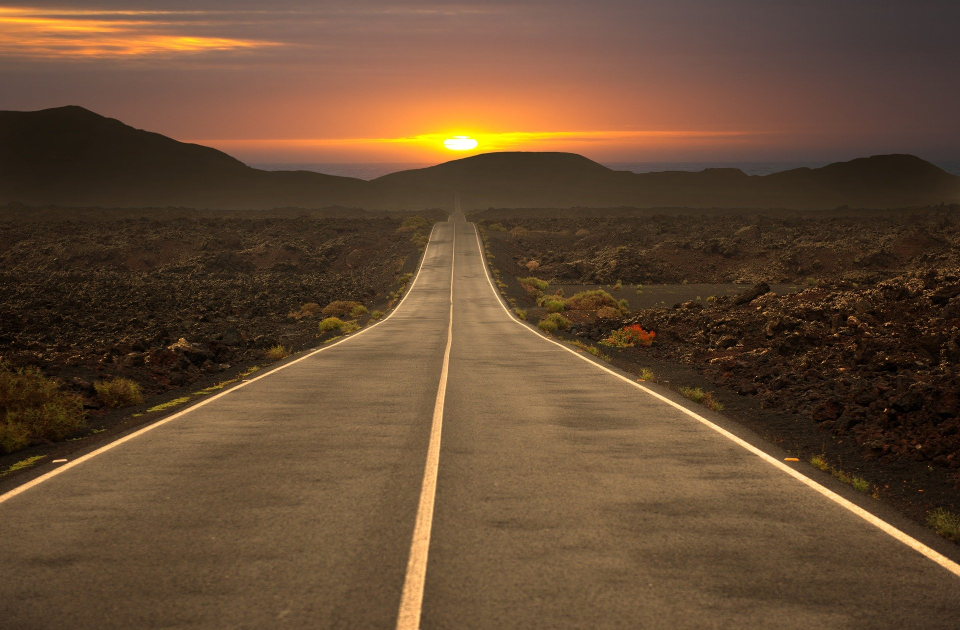
#> input picture v24_11_26/강사님 코드/road.jpg, 1920 x 1260 px (shown at 1/2 size)
$ jupyter execute line.ipynb
#> lines starting #> are read from the running program, lines starting #| are printed output that depends on the picture; after the words box and inside, x2 and y2 are one past the last pixel; in counts of white or black regions, pixels touching at a corner belong together
[cell 1]
import matplotlib.pyplot as plt
import matplotlib.image as mpimg
import cv2
# reading in an image
image = mpimg.imread('road.jpg')
#> image is the input picture: shape (1260, 1920, 3); mean R, G, B 101, 74.3, 51.2
# printing out some stats and plotting the image
print('This image is:', type(image), 'with dimensions:', image.shape)
#| This image is: <class 'numpy.ndarray'> with dimensions: (1260, 1920, 3)
plt.imshow(image)
plt.show()

[cell 2]
def grayscale(image):
    return cv2.cvtColor(image, cv2.COLOR_BGR2GRAY)

gray = grayscale(image)
#> in grayscale, `return cv2.cvtColor(image, cv2.COLOR_BGR2GRAY)`:
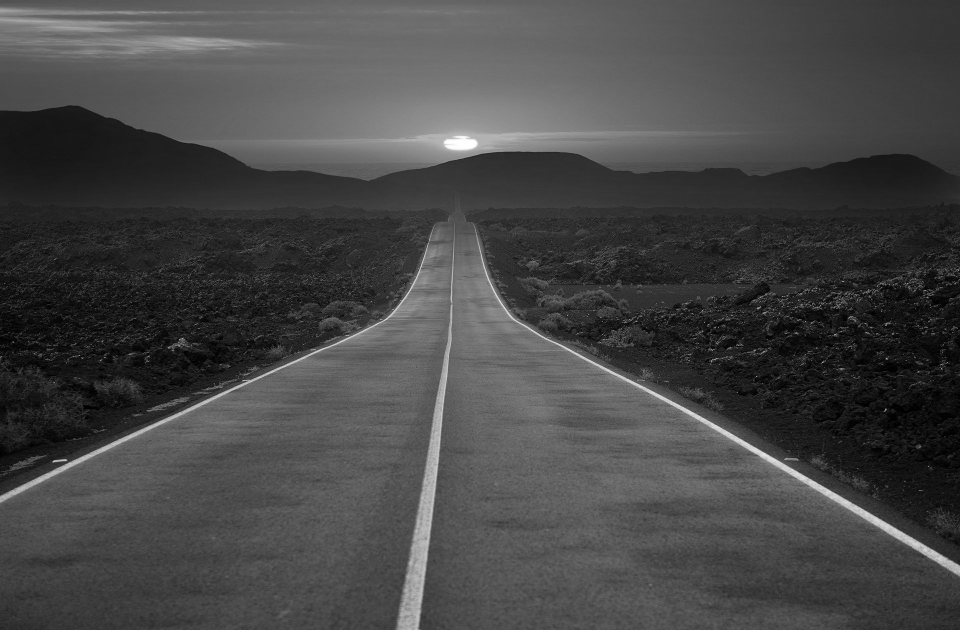
#> returned value: shape (1260, 1920) (shown at 1/2 size); min 0, max 255, mean 70.4
plt.figure(figsize=(10,8))
plt.imshow(gray, cmap = 'gray')
plt.show()

[cell 3]
def guassian_blur(image, kernel_size):
    return cv2.GaussianBlur(image, (kernel_size, kernel_size),0)

kernel_size = 5
blur_gray = guassian_blur(gray, kernel_size)

plt.figure(figsize = (10,8))
plt.imshow(blur_gray, cmap = 'gray')
plt.show()

[cell 4]
def canny(img, low_threshold, high_threshold):
    return cv2.Canny(img, low_threshold, high_threshold)

low_threshold = 50
high_threshold = 200
edges = canny(blur_gray, low_threshold, high_threshold)
#> in canny, `return cv2.Canny(img, low_threshold, high_threshold)`:
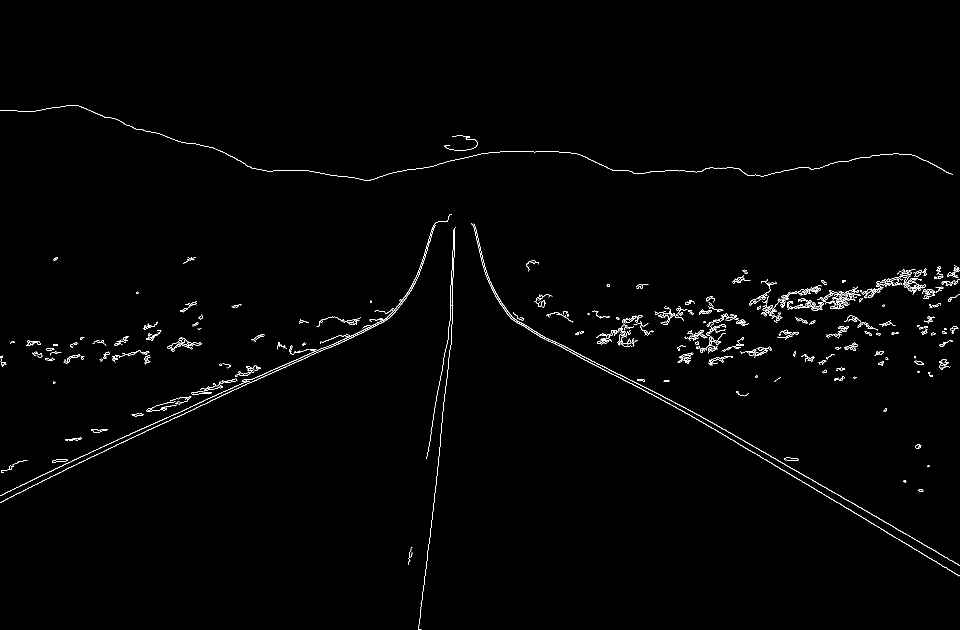
#> returned value: shape (1260, 1920) (shown at 1/2 size); 0.95% white in thin lines or dots, all inside (x1, y1, x2, y2) = (0, 210, 1920, 1260)

plt.figure(figsize=(10,8))
plt.imshow(edges, cmap = 'gray')
plt.show()

[cell 5]
import numpy as np

mask = np.zeros_like(image)

plt.figure(figsize=(10,6))
plt.imshow(mask, cmap = 'gray')
plt.show()

[cell 6]
if len(image.shape) > 2:
    channel_count = image.shape[2]
#> channel_count = 3
    ignore_mask_color = (255,)
else:
    ignore_mask_color = 255

imshape =image.shape
#> imshape = (1260, 1920, 3)
print(imshape)
#| (1260, 1920, 3)

v2 = np.array([[(0,imshape[0]),
                        (750, 320),
                        (850, 320),
                        (imshape[1]-20,imshape[0])]], dtype = np.int32)
print(imshape[0])
#| 1260

cv2.fillPoly(mask, v2, ignore_mask_color)
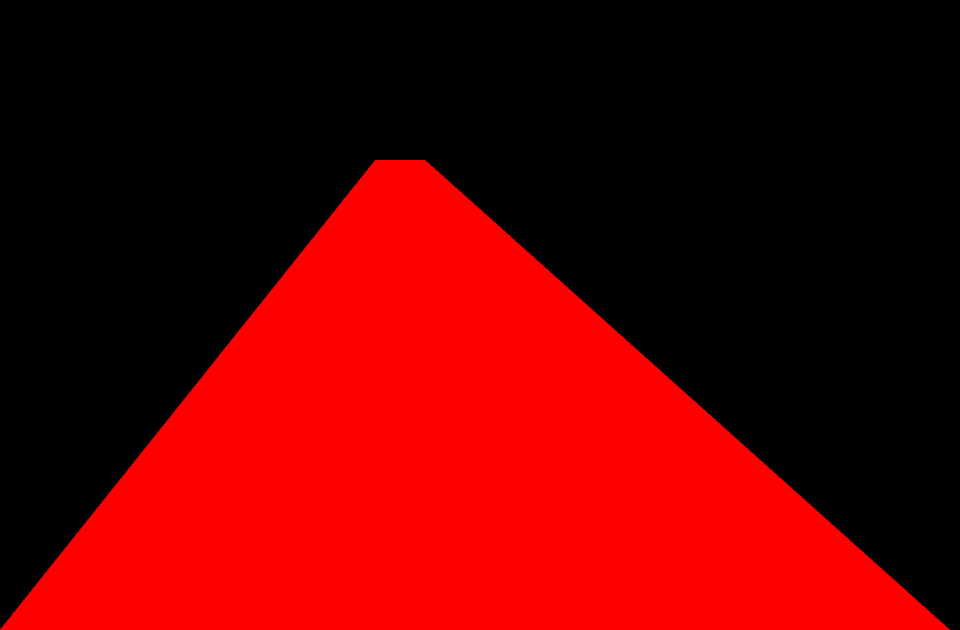
#> mask: shape (1260, 1920, 3) (shown at 1/2 size); mean of channels 0, 1, 2 99.1, 0, 0; drawn as R, G, B

plt.figure(figsize=(10,6))
plt.imshow(mask, cmap = 'gray')
plt.show()

[cell 7]
def region_of_interest(img, vertices):
    mask = np.zeros_like(img)

    if len(img.shape) > 2:
        channel_count = img.shape[2]
        ignore_mask_color = (255, ) * channel_count
    else:
        ignore_mask_color = 255

    cv2.fillPoly(mask, vertices, ignore_mask_color)

    masked_image = cv2.bitwise_and(img, mask)

    return masked_image

[cell 8]
# [4 lines of commented-out code are left out]

[cell 9]
imshape = image.shape
vertices = np.array([[(0,imshape[0]),
                        (750, 500),
                        (1000, 500),
                        (imshape[1]-20,imshape[0])]], dtype = np.int32)
mask = region_of_interest(edges, vertices)
#> in region_of_interest, `cv2.fillPoly(mask, vertices, ignore_mask_color)`:
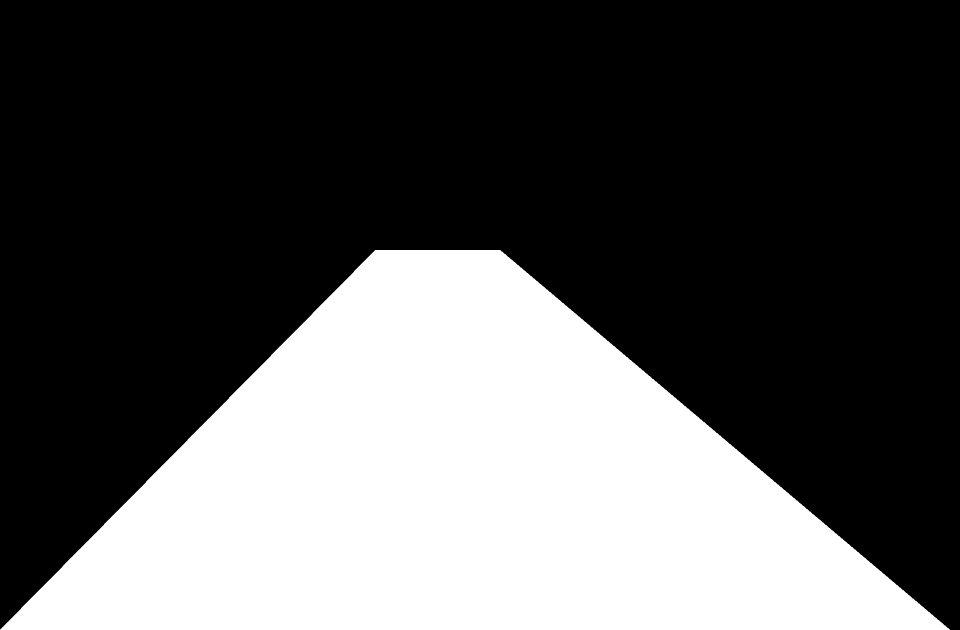
#> mask: shape (1260, 1920) (shown at 1/2 size); 33.8% white; 1 white region, box (x1, y1, x2, y2) and area: (0, 500, 1900, 1260) 817450
#> in region_of_interest, `masked_image = cv2.bitwise_and(img, mask)`:
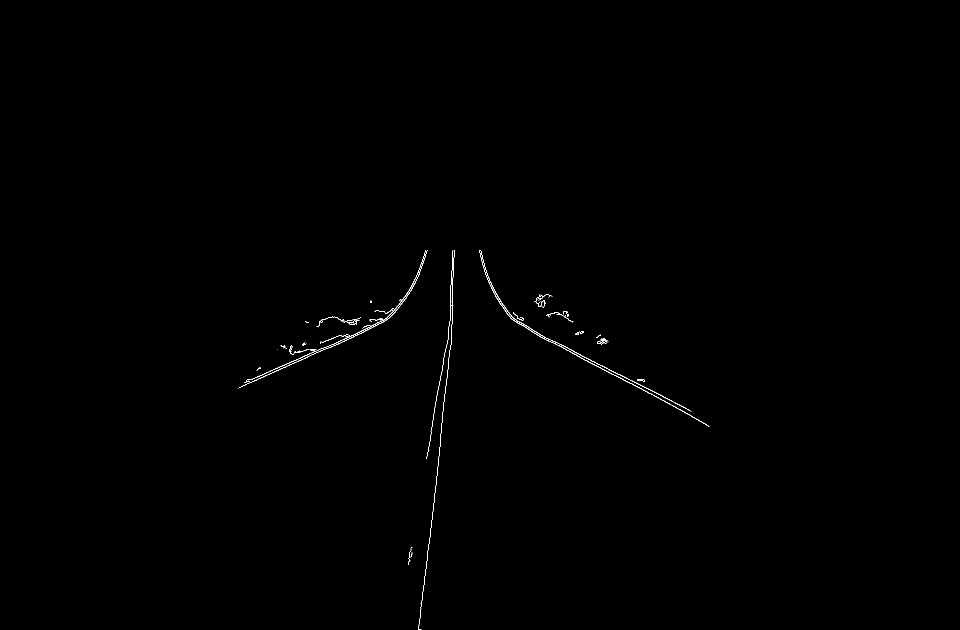
#> masked_image: shape (1260, 1920) (shown at 1/2 size); 0.21% white in thin lines or dots, all inside (x1, y1, x2, y2) = (477, 500, 1419, 1260)

plt.figure(figsize=(10,8))
plt.imshow(mask, cmap = 'gray')
plt.show()

[cell 10]
def draw_lines(image, lines, color=[255,0,0], thickness=5):
    for line in lines:
        for x1,y1,x2,y2 in line:
            cv2.line(image, (x1,y1),(x2,y2), color, thickness)

def hough_lines(image, rho, theta, threshold, min_line_len, max_line_gap):
    lines = cv2.HoughLinesP(image, rho, theta, threshold, np.array([]),
                            minLineLength = min_line_len,
                            maxLineGap = max_line_gap)
    line_img = np.zeros((image.shape[0], image.shape[1], 3), dtype=np.uint8)
    draw_lines(line_img, lines)
    return line_img

[cell 11]
rho = 2
theta = np.pi/180
threshold = 90
min_line_len = 120
max_line_gap = 150

lines = hough_lines(mask, rho, theta, threshold, min_line_len, max_line_gap)
#> in hough_lines, `lines = cv2.HoughLinesP(image, rho, theta, threshold, np.array([]), mi..`: lines = 18 rows, first 6: [837, 1255, 877, 923], [485, 771, 748, 653], [843, 533, 1415, 850], [836, 544, 1380, 821], [488, 765, 972, 550], [853, 917, 904, 623]
#> the loop in draw_lines, `for line in lines:` made 18 passes
#> line on passes 1 to 12: [[837, 1255, 877, 923]], [[485, 771, 748, 653]], [[843, 533, 1415, 850]], [[836, 544, 1380, 821]], [[488, 765, 972, 550]], [[853, 917, 904, 623]], [[1081, 674, 1317, 795]], [[883, 854, 908, 500]], [[903, 682, 903, 541]], [[477, 776, 740, 654]], [[842, 526, 1133, 700]], [[858, 1087, 900, 695]]
